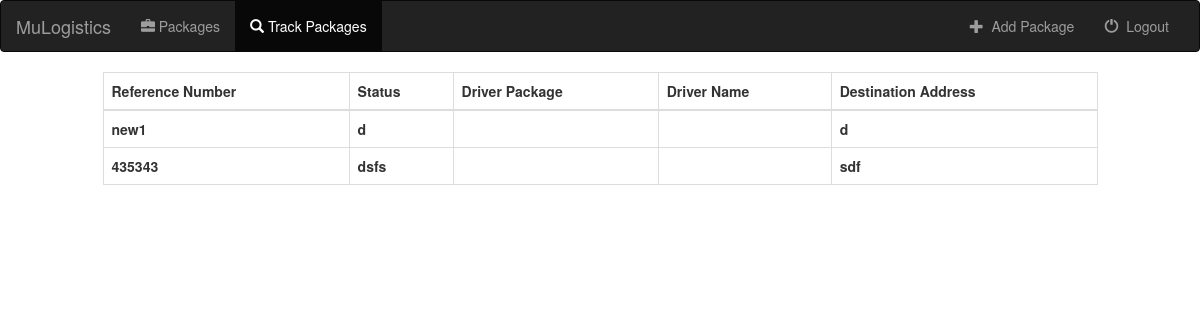
/packages/track_packages/ (signed in), run on an earlier commit of the app's database.
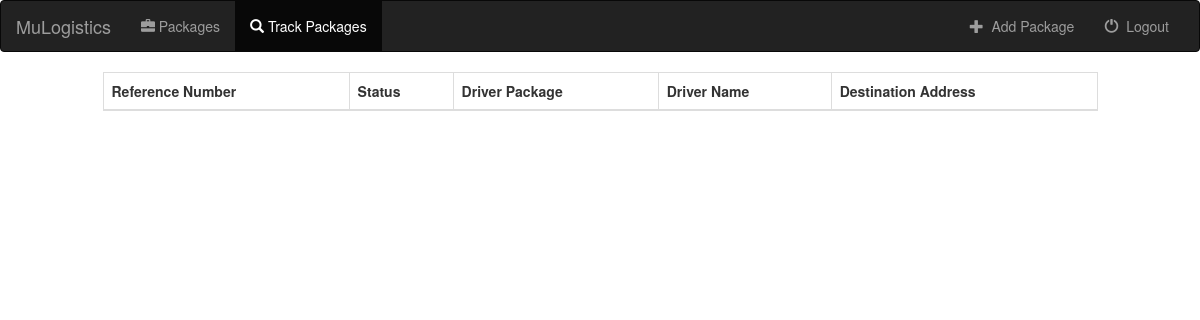
And on a later commit of the database.
### packages/models.py (models this page shows, shortened)
class Package(models.Model):
    user = models.ForeignKey(User, default=1)
    reference_number = models.CharField(max_length=10)
    status = models.CharField(max_length=50)
    volumetric_weight = models.DecimalField(max_digits=10, decimal_places=2)
    client_address = models.CharField(max_length=50)
    client_city = models.CharField(max_length=50)
    receiver_address = models.CharField(max_length=50)
    receiver_city = models.CharField(max_length=50)
    id_required = models.BooleanField(default=True)

### packages/views.py (the view)
def track_packages(request):
    if not request.user.is_authenticated():
        return render(request, 'packages/login_user.html')
    else:
        packages = Package.objects.filter(user=request.user)
    return render(request, 'packages/track_packages.html', {'packages': packages})

### packages/templates/packages/track_packages.html
{% extends "packages/base.html" %}
{% load staticfiles %}
{% block navlist %}
 <ul class="nav navbar-nav ">
    <li>
      <a href="{% url 'packages:index' %}">
        <span class="glyphicon glyphicon-briefcase" aria-hidden="true">
        </span>&nbsp;Packages
      </a>
    </li>
    <li class = "active ">
      <a href="{% url 'packages:track_packages' %}">
        <span class="glyphicon glyphicon-search" aria-hidden="true">
        </span>&nbsp;Track Packages
      </a>
    </li>
  </ul>
  <ul class="nav navbar-nav navbar-right">
      <li>
          <a href="{% url 'packages:create_package' %}">
              <span class="glyphicon glyphicon-plus" aria-hidden="true">
              </span>&nbsp; Add Package
          </a>
      </li>
      <li>
          <a href="{% url 'packages:logout_user' %}">
              <span class="glyphicon glyphicon-off" aria-hidden="true"></span>&nbsp; Logout
          </a>
      </li>
  </ul>
{% endblock %}
{% block content %}
<div class="row">
    <div class="col-md-1"></div>
    <div class="col-md-10">
      <table id = "table" class = "table table-bordered">
        <thead>
          <tr>
            <th>Reference Number</th>
            <th>Status</th>
            <th>Driver Package</th>
            <th>Driver Name</th>
            <th>Destination Address</th>
          </tr>
        </thead>
        <tbody>
          {% for package in packages %}
            <tr>
              <th>{{package.reference_number}}</th>
              <th>{{package.status}}</th>
              <th>{{driver.package}}</th>
              <th>{{driver.name}}</th>
              <th>{{package.receiver_address}}</th>
            </tr>
          {% endfor %}
        </tbody>
      </table>
    </div>
  </div>
{% endblock %}

What changed in the data, as far as the page shows it:
removed Package: reference_number "new1", status "d", receiver_address "d"
removed Package: reference_number "435343", status "dsfs", receiver_address "sdf"
